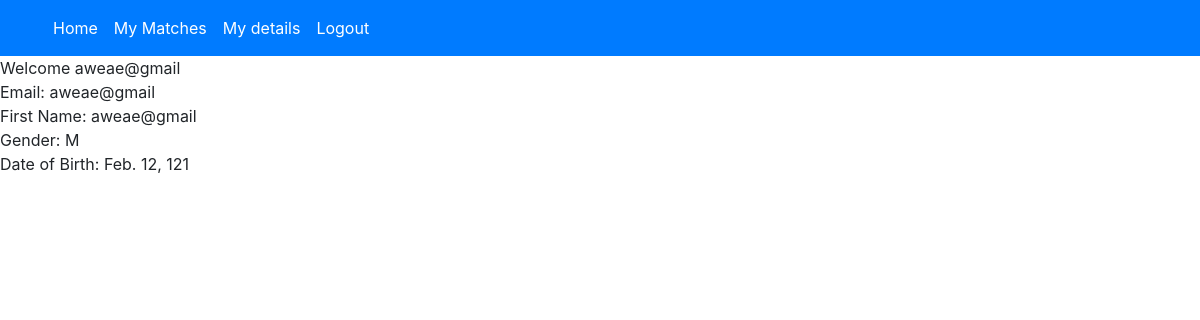
Before: /profile/ (signed in) with the older database file.
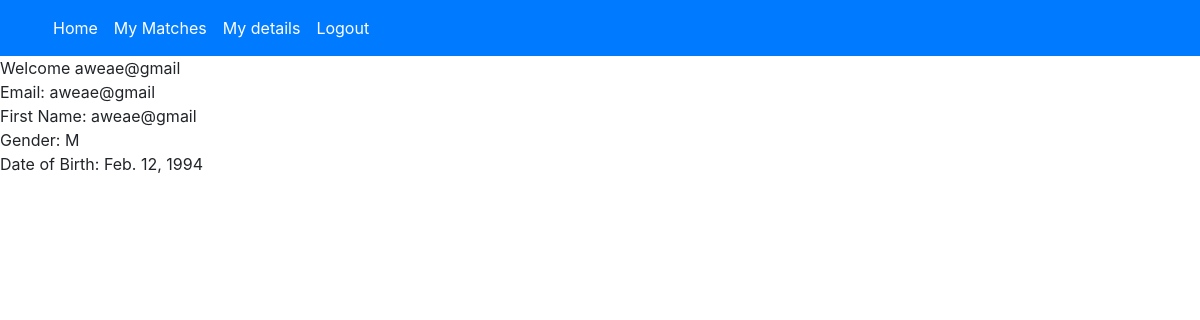
After: the same page with the newer database file.
### mainapp/models.py (models this page shows, shortened)
class Profile (models.Model):
    GENDER = {
        ('M', 'Male'),
        ('F', 'Female')
    }
    user = models.OneToOneField(User, on_delete=models.CASCADE)
    gender = models.CharField(max_length=1, choices=GENDER,default=None)
    dateOfBirth = models.DateField('Date of Birth')
    modules = models.ManyToManyField(Module)

### mainapp/views.py (the view)
# urls.py: path('profile/', views.profile, name= 'profile'),
def profile(request):
    firstName = request.session['firstName']
    username = request.session['username']
    profileData = Profile.objects.get(user_id = str(request.session['userID']))
    return render(request, 'profile.html', ({'username' : firstName,'userEmail': username,
                'userGender': profileData.gender,
                'userDOB': profileData.dateOfBirth}))

### mainapp/templates/profile.html (shortened to what this page needs)
<html>
<head>
    <link rel="stylesheet" href="https://maxcdn.bootstrapcdn.com/bootstrap/4.0.0/css/bootstrap.min.css">
</head>
<body>
<nav class="navbar navbar-expand-lg navbar-dark bg-primary">
  <div class="container">
        <ul class="navbar-nav">
            <li class="nav-item active">
                 <a class="nav-link" href="{% url 'profile' %}">Home <span class="sr-only">(current)</span></a>
            </li>
            <li class="nav-item active">
                    <a class="nav-link" href="{% url 'mymatches' %}"> My Matches <span class="sr-only">(current)</span></a>
            </li>
            <li class="nav-item active">
                    <a class="nav-link" href="{% url 'profile' %}"> My details <span class="sr-only">(current)</span></a>
               </li>
            <li class="nav-item active">
                <a class="nav-link" href="{% url 'logout' %}"> Logout <span class="sr-only">(current)</span></a>
           </li>
        </ul>
  </div>
</nav>
<header> Welcome {{ username }} </header>
    <main>
<div class="container-sm">
    <p1> Email: {{ userEmail }}</p1>
    <br />
    <p1> First Name: {{ username }}</p1>
    <br />
    <p2>  Gender: {{ userGender }} </p2>
    <br />
    <p3>  Date of Birth: {{ userDOB }}</p3>
    <br />
    </div>
</main>
</body>
</html>

Changed rows visible on the page:
changed Profile: dateOfBirth "Feb. 12, 121" → "Feb. 12, 1994"
